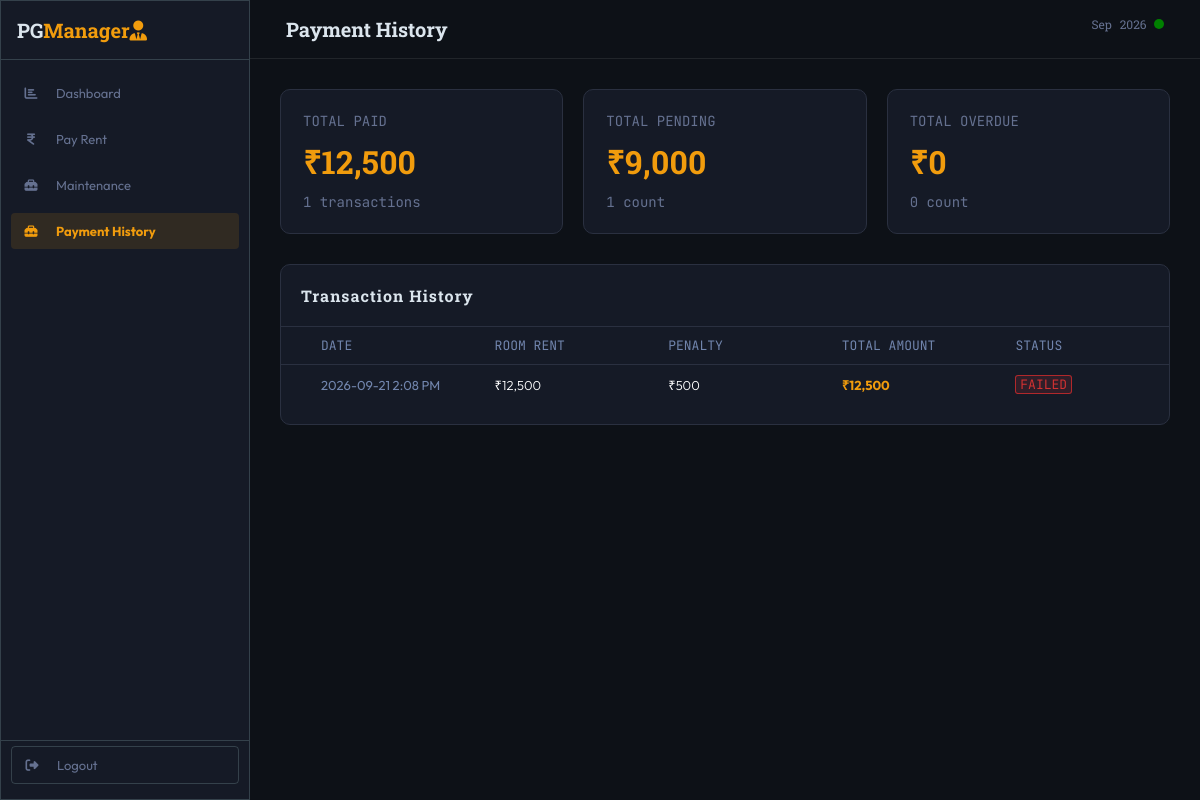
/tenant-payment-history/ (signed in), run on the app's committed database.
### dashboard/models.py (models this page shows, shortened)
class Payment(models.Model):
    STATUS_CHOICES = (
        ("pending", "Pending"),
        ("paid", "Paid"),
        ("failed", "Failed"),
    )
    tenant = models.ForeignKey("Tenant", on_delete=models.PROTECT)
    month = models.DateField()
    rent_amount = models.DecimalField(max_digits=10, decimal_places=2)
    advance_used = models.DecimalField(max_digits=10, decimal_places=2, default=0)
    penalty = models.DecimalField(max_digits=10, decimal_places=2, default=0)
    total_amount = models.DecimalField(max_digits=10, decimal_places=2)
    status = models.CharField(max_length=10, choices=STATUS_CHOICES, default="pending")
    paid_at = models.DateTimeField(null=True, blank=True)
    razorpay_order_id = models.CharField(max_length=100, null=True, blank=True)
    razorpay_payment_id = models.CharField(max_length=100, null=True, blank=True)
    status_update_time = models.DateTimeField(default=timezone.now)
    class Meta:
        constraints = [
            models.UniqueConstraint(
                fields = ["tenant", "month"],
                name = "unique_tenant_payment_month"
            )
        ]

### dashboard/views.py (the view)
# urls.py: path("tenant-payment-history/", views.tenant_payment_history, name="tenant-payment-history")
def tenant_payment_history(request):
    tenant = Tenant.objects.get(user=request.user)
    payments = Payment.objects.filter(tenant=tenant)
    total_paid_payment = 0
    total_paid_payment_count = 0
    total_pending_payment = 0
    total_pending_payment_count = 0
    total_overdue_payment = 0
    total_overdue_payment_count = 0
    for payment in payments:
        if payment.status == "paid":
            total_paid_payment += payment.total_amount
            total_paid_payment_count += 1
        elif payment.status == "pending":
            total_pending_payment += payment.total_amount
            total_pending_payment_count += 1
            if payment.penalty >= 500:
                total_overdue_payment += payment.penalty
                total_overdue_payment_count += 1
    return render(request, "dashboard/tenant-payment-history.html", {
        "total_paid_payment": total_paid_payment,
        "total_pending_payment": total_pending_payment,
        "total_overdue_payment": total_overdue_payment,
        "total_paid_payment_count": total_paid_payment_count,
        "total_pending_payment_count": total_pending_payment_count,
        "total_overdue_payment_count": total_overdue_payment_count,
        "payments": payments
    })

### dashboard/templates/dashboard/tenant-payment-history.html (shortened to what this page needs)
{% extends "tenant-base.html" %}
{% load static %}
{% load humanize %}
{% block css_file %}
    <link rel="stylesheet" href="{% static "dashboard/tenant-payment-history.css" %}">
{% endblock css_file %}
{% block content %}
<header class="page-header">
    <div class="header-title header-box">
        <h2>Payment History</h2>
    </div>
    <div class="header-date header-box">
        <span>{% now "M Y" %}</span>
        <span class="status-dot"></span>
    </div>
</header>
<main>
    <div class="grid-container">
        <div class="payment-card totol-paid-card">
            <div class="total-paid-payment-label">Total Paid</div>
            <div class="total-paid-payment">₹{{ total_paid_payment | floatformat:0 | intcomma }}</div>
            <div class="total-paid-payment-count">{{ total_paid_payment_count }} transactions</div>
        </div>
        <div class="payment-card totol-pending-card">
            <div class="total-pending-payment-label">Total Pending</div>
            <div class="total-pending-payment">₹{{ total_pending_payment | floatformat:0 | intcomma }}</div>
            <div class="total-pending-payment-count">{{ total_pending_payment_count }} count</div>
        </div>
        <div class="payment-card total-overdue-card">
            <div class="total-overdue-payment-label">Total Overdue</div>
            <div class="total-overdue-payment">₹{{ total_overdue_payment | floatformat:0 | intcomma }}</div>
            <div class="total-overdue-payment-count">{{ total_overdue_payment_count }} count</div>
        </div>
    </div>
    <div class="transaction-container">
        <h1>Transaction History</h1>
        <div class="grid-row row-label">
            <div class="grid-item date-label-item">DATE</div>
            <div class="grid-item amount-label-item">ROOM RENT</div>
            <div class="grid-item penalty-label-item">PENALTY</div>
            <div class="grid-item penalty-label-item">TOTAL AMOUNT</div>
            <div class="grid-item status-label-item">STATUS</div>
        </div>
        {% for payment in payments %}
            {% if payment.status != "pending" and payment.razorpay_order_id != None %}
                <div class="grid-row ">
                    <div class="grid-item date-item">
                        {{ payment.status_update_time |date:"Y-m-d g:i A" }}
                    </div>
                    <div class="grid-item rent-amount-item">
                        ₹{{ payment.rent_amount | floatformat:0 | intcomma }}
                    </div>
                    <div class="grid-item penalty-item">
                        ₹{{ payment.penalty | floatformat:0 | intcomma }}
                    </div>
                    <div class="grid-item total-amount-item">
                        ₹{{ payment.total_amount | floatformat:0 | intcomma }}
                    </div>
                    <div class="grid-item status-item rent-status-{{ payment.status }}">
                        {{ payment.status }}
                    </div>
                </div>
            {% endif %}
        {% endfor %}
    </div>
</main>
{% endblock content %}

### static/tenant-base.css (style rules this page uses)
* { box-sizing: border-box; margin: 0; padding: 0; }
html { font-family: "Outfit", sans-serif; font-size: 62.5%; }

### dashboard/static/dashboard/tenant-payment-history.css (style rules this page uses)
.page-header { font-family: "Roboto Slab", serif; color: #dbe5ed; display: flex; margin-bottom: 1rem; justify-content: space-between; border-bottom: 0.5px solid #4e53544f; }
.header-title h2 { padding: 1.6rem; font-weight: 700; font-size: 2.0rem; margin-left: 2rem; }
.header-date { padding: 1.6rem; align-items: center; margin-right: 2rem; }
.header-date span { display: inline-block; color: #657190; font-size: 1.2rem; word-spacing: 0.5rem; }
.header-date .status-dot { width: 1rem; height: 1rem; background: green; border-radius: 100%; margin-left: 0.5rem; }
main { margin: 3rem; }
.grid-container { display: grid; grid-template-columns: 1fr 1fr 1fr; column-gap: 2rem; }
.payment-card { border: 1px solid #2a3040; border-radius: 1rem; padding: 2.2rem; color: #657190; background-color: rgb(21, 26, 38); font-family: "JetBrains Mono", monospacem, sans-serif; font-size: 1.4rem; font-weight: 400; font-style: normal; }
.total-paid-payment-label, .total-pending-payment-label, .total-overdue-payment-label { text-transform: uppercase; margin-bottom: 1rem; }
.total-paid-payment, .total-pending-payment, .total-overdue-payment { margin-bottom: 1rem; font-size: 3.2rem; font-weight: 700; letter-spacing: 0.2px; font-family: "Roboto Slab", sans-serif; color: #f19c0d; }
.transaction-container { background-color: rgb(21, 26, 38); border-radius: 1rem; border: 1px solid #2a3040; margin-top: 3rem; color: #7185ad; padding: 2rem; font-size: 1.3rem; }
.transaction-container h1 { color: #dbe5ed; font-size: 1.6rem; font-family: "Roboto Slab", serif; letter-spacing: 1px; margin-bottom: 2rem; }
.transaction-container .grid-row { display: grid; grid-template-columns: repeat(auto-fit, minmax(10rem, 1fr)); column-gap: 2rem; justify-items: start; align-items: center; border-top: 1px solid #2a3040; margin: 0rem -2rem; padding-bottom: 1rem; padding-left: 4rem; }
.transaction-container .grid-row.row-label { font-family: "JetBrains Mono", monospacem, sans-serif; }
.transaction-container .grid-row .grid-item { padding-top: 1rem; }
.transaction-container .grid-row .grid-item.rent-amount-item, .transaction-container .grid-row .grid-item.penalty-item { color: white; font-weight: 300; }
.transaction-container .grid-row .grid-item.total-amount-item { color: #f19c0d; font-weight: 700; }
.transaction-container .grid-row .grid-item.status-item { margin-top: 1rem; padding: 0em 0.3em; border-radius: 0.3rem; text-transform: uppercase; font-family: "JetBrains Mono", monospacem, sans-serif; }
.rent-status-failed { color: rgb(211, 50, 50); border: 0.5px solid rgba(248, 46, 46, 0.647); background-color: rgba(227, 61, 61, 0.13); }

### data on the page
Payment: status_update_time "2026-09-21 2:08 PM", rent_amount "12,500", penalty "500", total_amount "12,500", status "FAILED"

### other printed values
{{ total_paid_payment | floatformat:0 | intcomma }} "12,500"
{{ total_paid_payment_count }} "1"
{{ total_pending_payment | floatformat:0 | intcomma }} "9,000"
{{ total_pending_payment_count }} "1"
{{ total_overdue_payment | floatformat:0 | intcomma }} "0"
{{ total_overdue_payment_count }} "0"
